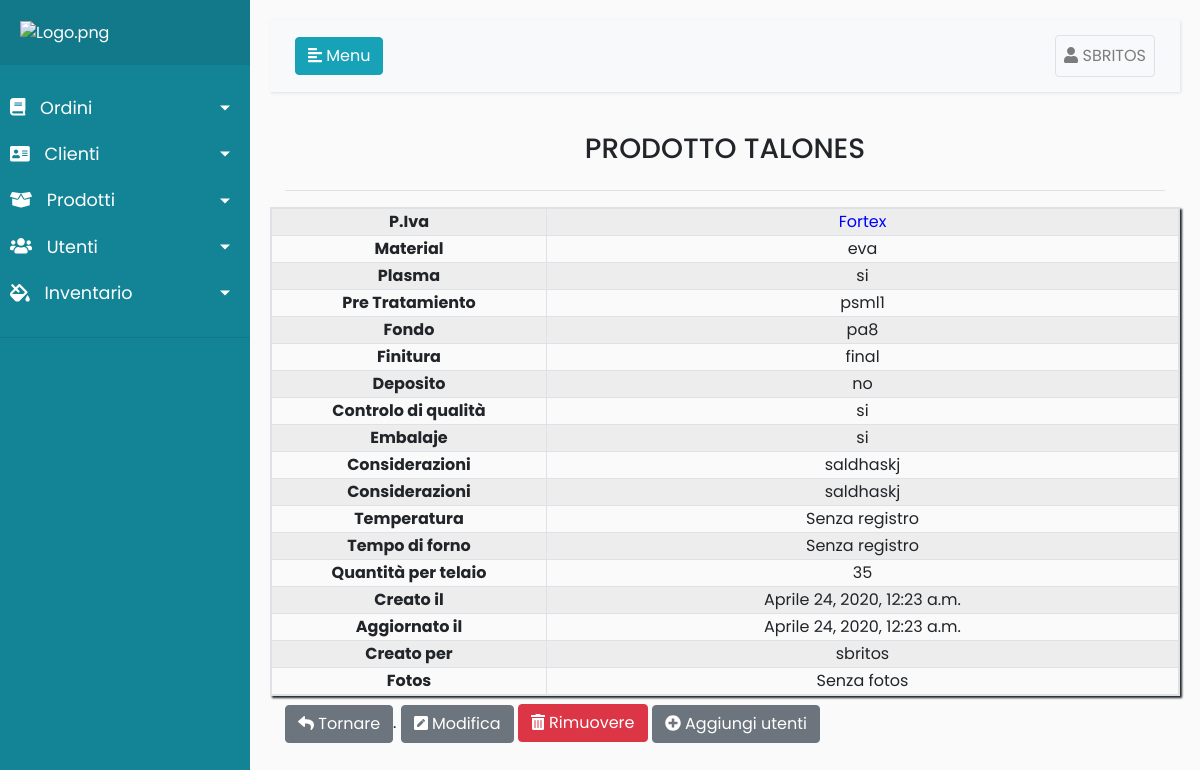
Screenshot of /Productos/detail/1 (signed in) with the database file from the repository.
### Register/models.py (models this page shows)
class Usuarios(AbstractUser):
	telefono = models.CharField(max_length=20,null=True, verbose_name='Teléfono',blank=False)
	class Meta:
		permissions = (('Administrador', 'Administrador'),
					   ('Encargado','Encargado'),
					   ('Pintor','Pintor'),
					   ('Montaje','Montaje'),
					   ('Calidad1','Calidad1'),
					   ('Secretaria','Secretaria'),
					   ('Stock','Stock'),
					   )

### Productos/models.py (models this page shows, shortened)
class Productos(models.Model):
    nombre = models.CharField(blank=False, max_length=50)
    rut = models.ForeignKey(Clientes, on_delete=models.CASCADE)
    material = models.CharField(blank=True, max_length=50)
    plasma = models.CharField(blank=True, max_length=50)
    preTratamiento = models.ManyToManyField(Stock,related_name='+',blank=True)
    fondo = models.ManyToManyField(Stock,related_name="+",blank=True)
    finitura = models.ManyToManyField(Stock,blank=True)
    deposito = models.CharField(blank=True, max_length=150)
    controlCalidad = models.CharField(blank=True, max_length=50)
    embalaje = models.CharField(blank=True, max_length=50)
    consideraciones = models.TextField(blank=True)
    temperatura = models.IntegerField(blank=True,null=True)
    tiempo_horno = models.IntegerField(blank=True,null=True)
    fotos = models.ImageField(blank=True)
    telaio = models.PositiveSmallIntegerField(blank=True,null=True)
    created = models.DateTimeField(auto_now_add=True)
    updated = models.DateTimeField(auto_now=True,blank=True)
    usuarios = models.ForeignKey(Usuarios, verbose_name=("Creado por "), on_delete=models.CASCADE)
    history = HistoricalRecords()

### Clientes/models.py (models this page shows)
class Clientes(models.Model):
	TIPO_CLIENTE = (
		('Oro','Oro'),
		('Plata','Plata'),
		('Bronce','Bronce'),
		)
	rut = models.IntegerField(primary_key=True,blank=False,null=False)
	nombre_organizacion = models.CharField(max_length=50,blank=False,null=False)
	nombre = models.CharField(max_length=50, blank=False,null=False)
	apellido = models.CharField(max_length=50,blank=False,null=False)
	direccion1 = models.CharField(max_length=150,blank=True,null=False)
	direccion2 = models.CharField(max_length=150, blank=True,null=False)
	ciudad = models.CharField(max_length=20,blank=True,null=False)
	telefono = models.CharField(max_length=20,blank=True,null=False)
	celular = models.CharField(max_length=20,blank=True,null=False)
	email = models.EmailField(max_length=254, blank=True,null=False)
	tipo_cliente = models.CharField(max_length=10,choices=TIPO_CLIENTE,null=False)
	usuarios = models.ForeignKey(settings.AUTH_USER_MODEL,null=True, verbose_name=("Creado por "),on_delete=models.CASCADE)
	history = HistoricalRecords()
	def __str__(self):
		return self.nombre_organizacion

### Stock/models.py (models this page shows)
class Stock(models.Model):
    TIPO_PRODUCTO = (
        ('Fondo','Fondo'),
        ('Finitura','Finitura'),
        ('Pre_tratamiento','Pre_tratamiento'),
    )
    nombre = models.CharField(max_length=100,null=False,blank=False)
    descripcion = models.TextField(blank=True,null=True)
    cantidad = models.PositiveIntegerField(blank=False,null=False)
    tipo_de_producto = models.CharField(choices=TIPO_PRODUCTO,max_length=15,blank=True,null=True)
    proveedor = models.CharField(max_length=50,null=False,blank=False)
    precio = models.FloatField(null=True,blank=True)
    def __str__(self):
        return self.nombre

### Productos/views.py (the view)
# urls.py: path('Productos/detail/<int:pk>',login_required(DetailProductosView.as_view()), name='detailProductos'),
class DetailProductosView(DetailView):
    form_class = ProductosForm
    model = Productos
    template_name = 'productos/detailProductos.html'

### Productos/templates/productos/detailProductos.html (shortened to what this page needs)
{%extends 'register/index.html'%}
{%load static%}
{% load widget_tweaks %}
{%block content%}
<div class="container">
    <div class="d-flex justify-content-center">
        <h3>PRODOTTO {{object.nombre|upper }}</h3>
    </div>
    <hr>
</div>
<table class="table-responsive  table-striped table-bordered" style="box-shadow:2px 2px 2px;">
    <form method="post" action="{%url 'deleteProductos' object.id %}">
        <tbody>
        <tr>
            <th class="text-center" style="width:20rem">P.Iva</a></th>
            <td class="text-center" style="width:50rem;color: blue;"><a href="{%url 'detailClientes' object.rut.rut%}">{{object.rut}}</a></td>
        </tr>
        <tr>
            <th class="text-center" style="width:20rem">Material</th>
            <td class="text-center" style="width:50rem">{{object.material}}</td>
        </tr>
        <tr>
            <th class="text-center" style="width:20rem">Plasma</th>
            <td class="text-center" style="width:50rem">{{object.plasma}}</td>
        </tr>
        <tr>
            <th class="text-center" style="width:20rem">Pre Tratamiento</th>
            <td class="text-center" style="width:50rem">{% for i in object.preTratamiento.all%} {{i}} {%endfor%}</td>
        </tr>
        <tr>
            <th class="text-center" style="width:20rem">Fondo</th>
            <td class="text-center" style="width:50rem">{% for i in object.fondo.all%} {{i}} {%endfor%}</td>
        </tr>
        <tr>
            <th class="text-center" style="width:20rem">Finitura</th>
            <td class="text-center" style="width:50rem">{% for i in object.finitura.all%} {{i}} {%endfor%}</td>
        </tr>
        <tr>
            <th class="text-center" style="width:20rem">Deposito</th>
            <td class="text-center" style="width:50rem">{{object.deposito}}
            </td>
        </tr>
        <tr>
            <th class="text-center" style="width:20rem">Controlo di qualità</th>
            <td class="text-center" style="width:50rem">{{object.controlCalidad}}</td>
        </tr>
        <tr>
            <th class="text-center" style="width:20rem">Embalaje</th>
            <td class="text-center" id="superuser" style="width:50rem">{{object.embalaje}}</td>
        </tr>
        <tr>
            <th class="text-center" style="width:20rem">Considerazioni</th>
            <td class="text-center" style="width:50rem">{{object.consideraciones}}</td>
        </tr>
        <tr>
            <th class="text-center" style="width:20rem">Considerazioni</th>
            <td class="text-center" style="width:50rem">{{object.consideraciones}}</td>
        </tr>
        <tr>
            <th class="text-center" style="width:20rem">Temperatura</th>
            <td class="text-center" style="width:50rem">{%if object.temperatura == None%}Senza registro{%else%}{{object.temperatura}}{%endif%}</td>
        </tr>
        <tr>
            <th class="text-center" style="width:20rem">Tempo di forno</th>
            <td class="text-center" style="width:50rem">{%if object.tiempo_horno == None%}Senza registro{%else%}{{object.tiempo_horno}}{%endif%}</td>
        </tr>
        <tr>
            <th class="text-center" style="width:20rem">Quantità per telaio</th>
            <td class="text-center" style="width:50rem">{%if object.telaio == None%}Senza registro{%else%}{{object.telaio}}{%endif%}</td>
        </tr>
        <tr>
            <th class="text-center" style="width:20rem">Creato il</th>
            <td class="text-center" style="width:50rem">{{object.created}}</td>
        </tr>
        <tr>
            <th class="text-center" style="width:20rem">Aggiornato il</th>
            <td class="text-center" style="width:50rem">{%if object.updated == None%}Senza aggiornamento{%else%}{{object.updated}}{%endif%}</td>
        </tr>
        <tr>
            <th class="text-center" style="width:20rem">Creato per</th>
            <td class="text-center" style="width:50rem">{{object.usuarios}}</td>
        </tr>
        <tr>
            <th class="text-center" style="width:20rem">Fotos</th>
            <td class="text-center" style="width:50rem">{%if object.fotos == "" %}Senza fotos{%else%}{{object.fotos}}{%endif%}</td>
        </tr>
        </tbody>
    </form>
</table>
<div class="container mt-2">
    <a href="javascript:history.back(-1);" id="jamaica3"
       class="btn btn-secondary"><i id="japon3" class="fa fa-reply"></i> Tornare</a>.
    {%if perms.Register.Administrador or perms.Register.Encargado or perms.Register.Secretaria%}
    <a class="btn btn-secondary " id="jamaica2" href="{%url 'updateUsuario' object.id %}"><i id="japon2" class="fas fa-pen-square"></i> Modifica</a>
    {%endif%}
    {% if perms.Register.Administrador %}
    <button id="jamaica1" class="btn btn-danger " style="margin-bottom:2px;" data-toggle="modal"
            data-target="#exampleModal1" type="button"><i id="japon1" class="fas fa-trash-alt"></i> Rimuovere</button>
    {%endif%}
{%if perms.Register.Administrador or perms.Register.Encargado or perms.Register.Secretaria%}
    <a href="{%url 'createUsuario'%}" id="jamaica" class="btn btn-secondary"><i id="japon" class="fas fa-plus-circle"></i> Aggiungi utenti</a>
{%endif%}
</div>
{%endblock%}

### Register/templates/register/index.html (shortened to what this page needs)
<!DOCTYPE html>
<html>
<head>
    <link rel="stylesheet" href="https://stackpath.bootstrapcdn.com/bootstrap/4.1.0/css/bootstrap.min.css"
>
    <link rel="stylesheet" href="https://ajax.googleapis.com/ajax/libs/jquerymobile/1.4.5/jquery.mobile.min.css">
</head>
<body>
<div class="wrapper">
    <nav id="sidebar">
        <div class="sidebar-header" style="border-color:#fff;">
            <a href="{%url 'dashboard'%}"><img src="http://www.fortexsrl.it/wp-content/uploads/2013/05/logo1.png" width="100%"
                                                 alt="Logo.png"></a>
        </div>
        <ul class="list-unstyled components">
            <li class="">
                <a href="#homeSubmenu" data-toggle="collapse" aria-expanded="false" class="dropdown-toggle">
                    <i class="fas fa-book"></i>
                    Ordini
                </a>
            </li>
            <li>
                <a href="#pageClienti" data-toggle="collapse" aria-expanded="false" class="dropdown-toggle">
                    <i class="fas fa-address-card"></i>
                    Clienti
                </a>
                <a href="#pageSubmenu" data-toggle="collapse" aria-expanded="false" class="dropdown-toggle">
                    <i class="fas fa-box-open"></i>
                    Prodotti
                </a>
            </li>
            <li>
                <a href="#pageUtenti" data-toggle="collapse" aria-expanded="false" class="dropdown-toggle">
                    <i class="fas fa-users"></i>
                    Utenti
                </a>
            </li>
            <li>
                <a href="#pageInventario" data-toggle="collapse" aria-expanded="false" class="dropdown-toggle">
                    <i class="fas fa-fill-drip"></i>
                    Inventario
                </a>
            </li>
        </ul>
    </nav>
    <div id="content">
        <nav class="navbar navbar-expand-lg navbar-light bg-light">
            <div class="container-fluid">
                <button type="button" id="sidebarCollapse" class="btn btn-info">
                    <i class="fas fa-align-left"></i>
                    <span>Menu</span>
                </button>
                <div class="collapse navbar-collapse" id="navbarSupportedContent">
                    <ul class="nav navbar-nav ml-auto">
                        <li class="nav-item">
                            <a href="#pageInventario1" data-toggle="collapse" style="background:None;"
                               aria-expanded="true"
                               class=" nav-link dropdown border rounded ">
                                <i class="fas fa-user"></i>
                                {{user|upper}}
                            </a>
                        </li>
                    </ul>
                </div>
            </div>
        </nav>
        {%block content%}{%endblock%}
    </div>
</div>
</body>
</html>

### Register/templates/register/index.html (style rules this page uses)
body { font-family: 'Poppins', sans-serif; background: #fafafa; }
a, a:hover, a:focus { color: inherit; text-decoration: none; transition: all 0.3s; }
.navbar { padding: 15px 10px; background: #fff; border: none; border-radius: 0; margin-bottom: 40px; box-shadow: 1px 1px 3px rgba(0, 0, 0, 0.1); }
i, span { display: inline-block; }
.wrapper { display: flex; align-items: stretch; }
#sidebar { min-width: 250px; max-width: 250px; background: #138496; color: #fff; transition: all 0.3s; }
#sidebar ul li a { text-align: left; }
#sidebar .sidebar-header { padding: 20px; background: #11798a; }
#sidebar ul.components { padding: 20px 0; border-bottom: 1px solid #11798a; }
#sidebar ul li a { padding: 10px; font-size: 1.1em; display: block; }
#sidebar ul li a i { margin-right: 10px; }
#sidebar ul li.active > a, a[aria-expanded="true"] { color: #fff; background: #138496; }
a[data-toggle="collapse"] { position: relative; }
.dropdown-toggle::after { display: block; position: absolute; top: 50%; right: 20px; transform: translateY(-50%); }
#content { width: 100%; padding: 20px; min-height: 100vh; transition: all 0.3s; }

### rows the page displays
Usuarios: username "SBRITOS"
Productos: nombre "TALONES", rut "Fortex", material "eva", plasma "si", deposito "no", controlCalidad "si", embalaje "si", consideraciones "saldhaskj", telaio "35", created "Aprile 24, 2020, 12:23 a.m.", updated "Aprile 24, 2020, 12:23 a.m.", usuarios "sbritos"
Stock: nombre "psml1"
Stock: nombre "pa8"
Stock: nombre "final"
